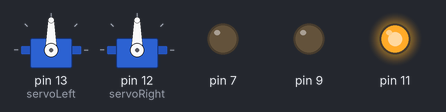
The sketch below on a simulated Arduino Uno, built with avr-gcc and run on an emulated ATmega328P. Parts: 2 × servo, output pins drawn as LEDs (lit = HIGH).

Above: at 0.15 s.
At 11.75 s:
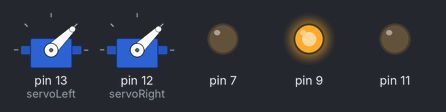
At 19.1 s:
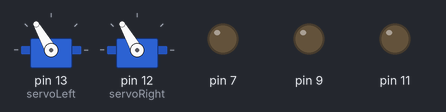
At 26.95 s:
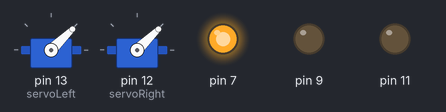
At 36.4 s:
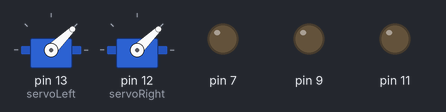
At 39.35 s:
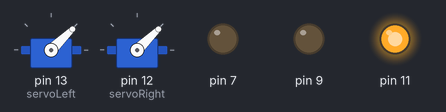
Timing chart, 0 to 40.0 s (numbered marks = the images above):
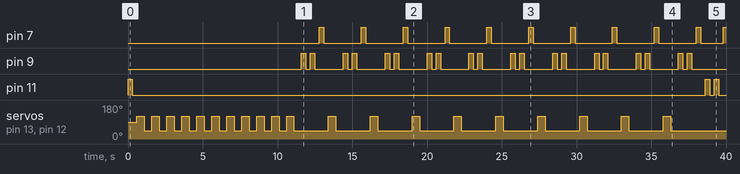

Measured:
- by itself, pin 7: goes 9 × (HIGH 0.30 s, LOW 2.5 s), HIGH 0.30 s, LOW 1.5 s, then HIGH
- by itself, pin 9: LOW → HIGH at 11.6 s, → LOW 0.30 s later, → HIGH 0.30 s later, → LOW 0.30 s later, … (40 changes in this stretch)
- by itself, pin 11: goes HIGH 0.30 s, LOW 38.3 s, HIGH 0.30 s, LOW 0.30 s, HIGH 0.30 s, then LOW
- by itself, servo on pin 13 (servoLeft), servo on pin 12 (servoRight): goes 10 × (120° 0.50 s, 44° 0.50 s), 9 × (120° 0.50 s, 44° 2.3 s), 120° 0.50 s, then 44°

The sketch:

bep.ino.ino
```cpp
#include <Servo.h>                           // Include servo library

Servo servoLeft;                             // Declare left servo signal
Servo servoRight;                            // Declare right servo signal

void setup()                                 // Built in initialization block
{
 servoLeft.attach(13);                      // Attach left signal to pin 13
 servoRight.attach(12);                     // Attach right signal to pin 12
 pinMode (9, OUTPUT);
 pinMode (11, OUTPUT);
 pinMode (7, OUTPUT);
}

void loop() {
   digitalWrite (11, HIGH);
    delay(300);
    digitalWrite (11, LOW);
    delay(300);
  // put your main code here, to run repeatedly:
  for (int turn = 0; turn <10; turn++){ // 0:00 - 0:15
    servoLeft.write(120);
    servoRight.write(120);
    delay(500);
    servoLeft.writeMicroseconds(1000);
    servoRight.writeMicroseconds(1000);
    delay(500);

  }
    for (int turn = 0; turn <10; turn++){ // 0:15- 0:30
    servoLeft.write(120);
    servoRight.write(120);
    delay(500);
    servoLeft.writeMicroseconds(1000);
    servoRight.writeMicroseconds(1000);
    delay(500);

    digitalWrite (9, HIGH);
    delay(300);
    digitalWrite (9, LOW);
    delay(300);
    digitalWrite (9, HIGH);
    delay(300);
    digitalWrite (9, LOW);
    delay(300);
    digitalWrite (7, HIGH);
    delay(300);
    digitalWrite (7, LOW);
    delay(300);
    }
   for (int light = 0; light <10; light++){
    digitalWrite (11, HIGH);
    delay(300);
    digitalWrite (11, LOW);
    delay(300);
    digitalWrite (11, HIGH);
    delay(300);
    digitalWrite (11, LOW);
    delay(300);
    digitalWrite (7, HIGH);
    delay(300);
    digitalWrite (7, LOW);
    delay(300);
    digitalWrite (7, HIGH);
    delay(300);
    digitalWrite (7, LOW);
    delay(300);
   }
}
```
